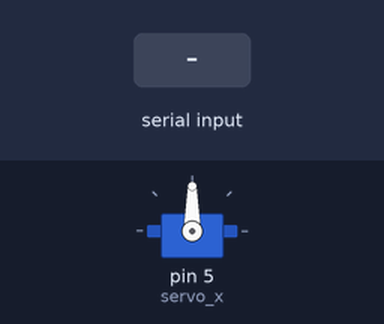
Recording of a sketch running on a simulated Arduino Uno, built with avr-gcc and run on an emulated ATmega328P. Parts: servo. Inputs (shaded band) come from the test bench.

Above: at 4.2 s.
4.3 s: "30,150\n" received over Serial
At 4.7 s:
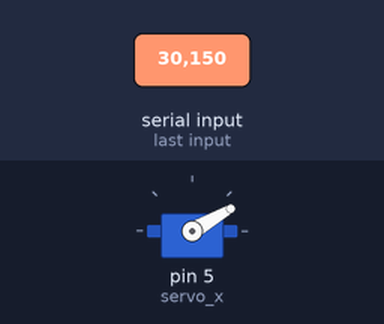
5.8 s: "5\n" received over Serial
At 7.0 s:
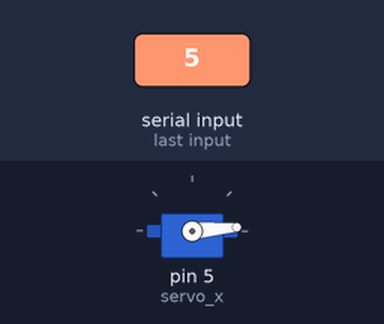
7.3 s: "200\n" received over Serial
At 8.1 s:
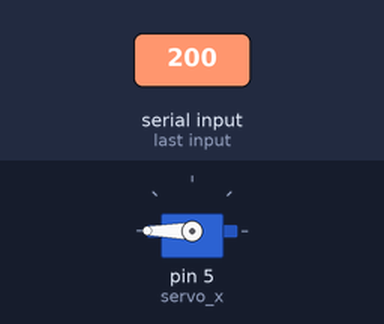
8.8 s: "90,45\n" received over Serial
At 9.3 s:
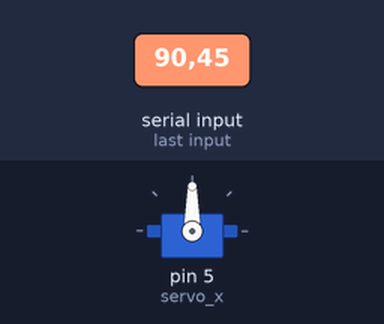
Timing chart, 0 to 11.3 s (numbered marks = the images above; inputs shaded):
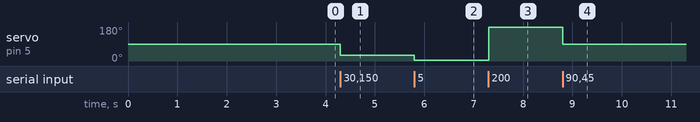

The sketch:

servo_cod.ino
```cpp
#include <Servo.h>

Servo servo_x;
Servo servo_y;
int pos_servo_x;
int pos_servo_y;

char Serparator = ',';
String receive_data;

int x;

void setup() {
  Serial.begin(115200);
  Serial.setTimeout(1);
  servo_x.attach(5);

  pos_servo_x = 90;
  pos_servo_y = 90;

  delay(3000);

}

void loop() {
 while (!Serial.available());
 x = Serial.readString().toInt();
 /*receive_data = Serial.readStringUntil('\n');
 if (receive_data.length() > 0){
  pos_servo_x = (getValue(receive_data,Serparator, 0)).toInt(); //-1 gauche 1 droite
  pos_servo_y = (getValue(receive_data,Serparator, 1)).toInt(); //1 accelere -1 geri

 }*/
 servo_x.write(x);
 /*Serial.println(x);*/
}


//function to separate string separate by one charatere for each position's data
String getValue(String data, char separator, int index){
int found = 0;
int strIndex[] = {0, -1};
int maxIndex = data.length()-1;
for(int i=0; i<=maxIndex && found<=index; i++){
  if(data.charAt(i)==separator || i==maxIndex){
    found++;
    strIndex[0] = strIndex[1]+1;
    strIndex[1] = (i == maxIndex) ? i+1 : i;
    }
}
return found>index ? data.substring(strIndex[0], strIndex[1]) : "";
}
```

Measured:
- after the input at 4.3 s, servo on pin 5 (servo_x): 90° → 30° at once
- after the input at 5.8 s, servo on pin 5 (servo_x): 30° → 5° at once
- after the input at 7.3 s, servo on pin 5 (servo_x): 5° → 180° at once
- after the input at 8.8 s, servo on pin 5 (servo_x): 180° → 90° at once
